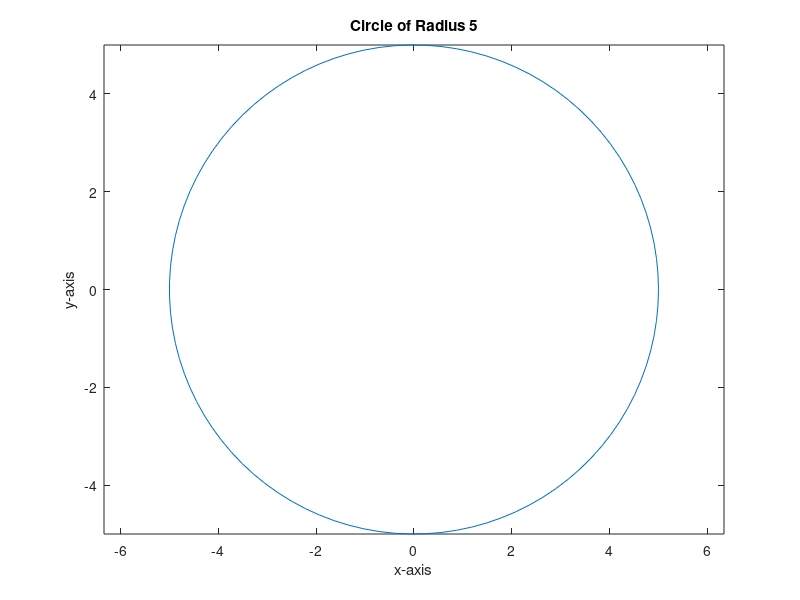

Write MATLAB code to recreate this figure.
clc;
clear all;
close all;

r = 5;
theta = linspace(0, 2 * pi, 100);

x = r.*cos(theta);
y = r.*sin(theta);

plot(x, y)
xlabel('x-axis')
ylabel('y-axis')
title('Circle of Radius 5')
axis('equal')